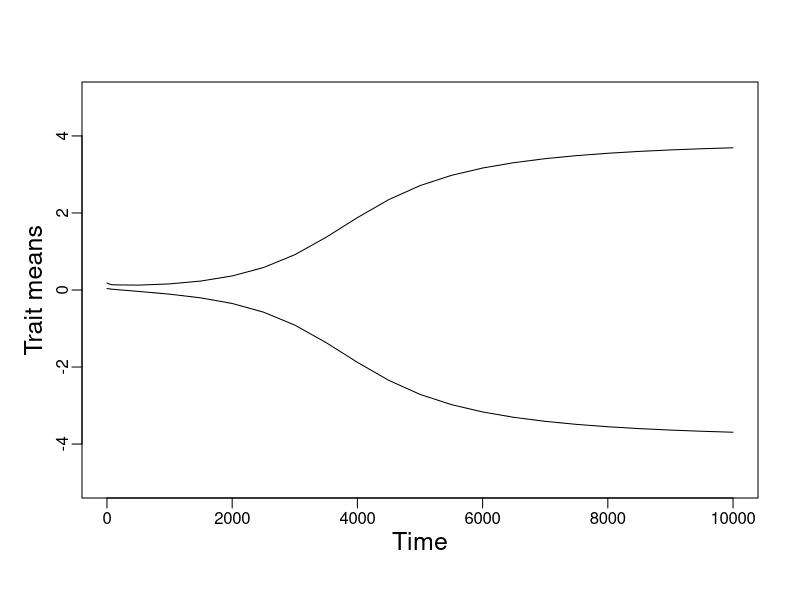
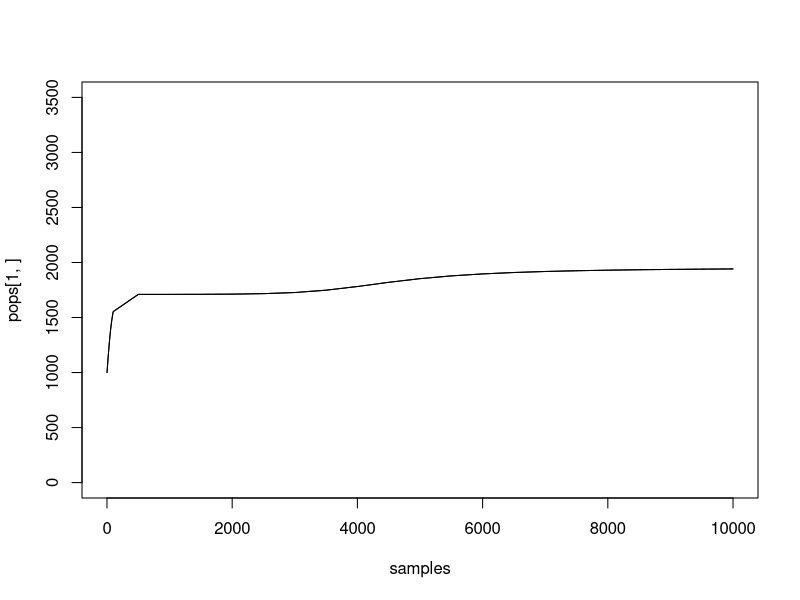
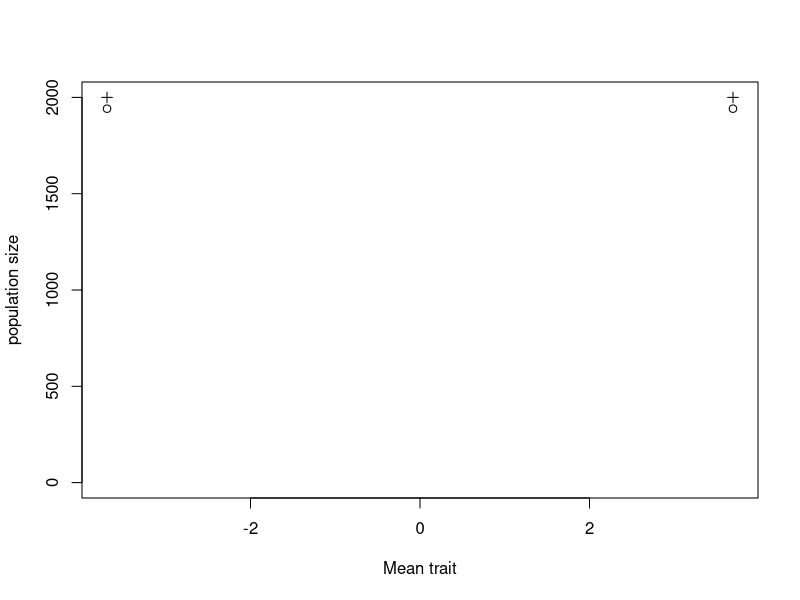

Here is the R script that generated these plots, in order: (Note: this script raises an error after producing the figures.)
require("tensor")
require(pracma)
library("igraph")
library("ggplot2")
library("reshape2")
library(truncnorm)



#Comeptitive kernel

erfun<-function(x){
  return(2 * pnorm(x * sqrt(2)) - 1)
}

alpha.gt<-function(a,b,omega,t){
  if(is.na(a)==TRUE | is.na(b)==TRUE){return(0)}
  alpha<-exp(-((a-b)^2/(omega)^2))
  denom<-(pi/2)*(erfun(t/omega)-erfun(-t/omega))
  alpha<-alpha/denom
  if(abs(a-b)>t){alpha<-0}
  return(alpha)           
}


alpha.tri<-function(a,b,t){
  if(is.na(a)==TRUE | is.na(b)==TRUE){return(0)}
  if(abs(a-b)>=t){return(alpha<-0)}
  slope<-1/t
  if(((a-b)>-t) & ((a-b)<=0)){alpha<-(1+(slope*(a-b)))}
  if(((a-b)>0) & ((a-b)<t)){alpha<-(1-(slope*(a-b)))}
  return(alpha)
}


# Model parameters
nsp<-2   #No. of species
n<-2   # No. of loci
geno<-seq(-5,5,l=2*n+1) #Vector of genotypes
nt<-length(geno)   # No. of genotypes
omega<-2
t<-0.5
a0<-1
a1<-0.5

    
#SK model of inheritance: Pre-calculate the probabilities of offspring having a genotype u if parents' genotypes are v and w.
#The output is a 3-d array 
haplR <- array(0, dim=rep(n+1,3))
for(i in 0:n) for(j in 0:i) for(k in 0:min(n,(i+j))){ 
  haplR[1+i,1+j,1+k] <- sum(dhyper(max(0, i+j-n):min(i, j), i, n-i, j) *
                              dbinom(k-(max(0, i+j-n):min(i,j)), i+j -
                                       2*(max(0, i+j-n):min(i, j)), prob=0.5))
}
for (k in 0:n) {
  haplR[,,1+k] <- haplR[,,1+k] + t(haplR[,,1+k])
  diag(haplR[,,1+k]) <- diag(haplR[,,1+k])/2
}
indexsum.haplR <- matrix(0, 2*n+1, 2*n+1)
for(k in 0:n){
  for(i in 0:n) indexsum.haplR[1+i,1+k] <- haplR[1+i,1,1+k]
  for(j in 0:n) indexsum.haplR[1+j+n,1+k] <- haplR[1+n,1+j,1+k]
}

R <- array(dim=rep(1+2*n, 3))
for (i in 0:(2*n)) for (j in 0:(2*n)) for (q in 0:(2*n)) {
  R[1+i,1+j,1+q] <- sum(indexsum.haplR[1+i,1+(0:q)] *
                          indexsum.haplR[1+j,1+q-(0:q)])
}



#Pre-calculate coefficients of competition between pairs of genotypes
A<-array(dim=c(nsp,nt,nsp,nt))
    
    for(x in 1:nsp){
      for(y in 1:nt){
        for(z in 1:nsp){
          for(xy in 1:nt)
            if(x==z){A[x,y,z,xy]<-1
              #a0*alpha.gt(geno[xy],geno[y],omega,t)
            } else{A[x,y,z,xy]<-a1*alpha.gt(geno[xy],geno[y],omega,t)}
        }
      }
    }


#Simluation

#Initial densities of genotypes across species.

N0<-t(replicate(nsp,sample(c(1,runif((nt-1),0.05,0.15)),nt,replace=FALSE)))
N0<-N0/rowSums(N0)

N.ini<-rep(1000,nsp)
K<-2*N.ini

r1<-0.25-(pnorm(-5.5,geno,1)+1-pnorm(5.5,geno,1))

r<-outer(rep(0.1,nsp),r1)

freqs<-matrix(nrow=nsp)
Npop<-matrix(nrow=nsp)


#Timepoints to record
samples<-ceiling(c(seq(1,100,length.out=10),seq(500,9999,length.out=20)))

Ngen<-N0

Np<-Ngen*N.ini

for(m in 1:10000){
  
  #Find the adjust the values for extinct phenotypes
  ext.sp<-which(rowSums(Np)!=0)
  exti.sp<-which(rowSums(Np)==0)
  Ngen[ext.sp,]<-Np[ext.sp,]/rowSums(Np)[ext.sp]
  Ngen[exti.sp,]<-0
  Ngen[Ngen<(10^(-8))] <- 0
  
  if(m%in%samples){
    Ngen1<-Ngen
    Ngen1[which(rowSums(Ngen1)==0),]<-NA
    freqs<-cbind(freqs,Ngen1)
    Npop<-cbind(Npop,Np)
  }
  
  #Reproduction process
  Ngen <- sapply(seq(dim(R)[3]),
                 function(i) rowSums(tensor::tensor(Ngen,R,2,1)[,,i]*Ngen))
  Np<-Ngen*rowSums(Np)
  
  #Selection process
  Np <- Np*(1+r*(1-(tensor::tensor(A, Np, c(3,4), c(1,2))/K)))
  Np[Np<1]<-0


}

freqs<-freqs[,-1]
#freqs<-cbind(Ng0,freqs)
Npop<-Npop[,-1]
#Npop<-cbind(Np0,Npop)

#Plot trajectory of trait means
tps<-rep(1:length(samples),each=nt)

means<-matrix(nrow=nsp,ncol=length(samples))
pops<-matrix(nrow=nsp,ncol=length(samples))
for(i in 1:length(samples)){
  samp<-freqs[,which(tps==i)]
  samp2<-Npop[,which(tps==i)]
  means[,i]<-apply(samp,1,function(j) sum(geno*j)) 
  pops[,i]<-rowSums(samp2)
}

plot(means[1,]~samples,type="l",ylim=c(-5,5),ylab="Trait means",xlab="Time",cex.lab=1.5,mgp=c(1.8,0.5,0))
for(i in 2:nrow(means)){
  lines(means[i,]~samples)
}

pop1<-apply(pops,2,function(j) length(which(j!=0)))


plot(pops[1,]~samples,type="l",ylim=c(0,3500))
for(i in 2:nsp){
  lines(pops[i,]~samples)
}

plot(pops[,length(samples)]~means[,length(samples)],ylab="population size",xlab="Mean trait",ylim=c(0,max(K)))
points(K~means[,length(samples)],pch=3)


#plot the trait trajectory with the line widths indicating the population sizes
par(mgp=c(axis.title.position, axis.label.position, axis.line.position))


tiff('SK_sample2.tiff', units="in", width=10, height=7, res=300)

plot(means[1,1:2]~samples[1:2],type="l",lwd=log(pops[1,2]+1)/2,xlim=c(0,max(samples)),ylim=c(-5,5),ylab="Trait mean",xlab="Time",
     mgp=c(1.5,0.3,0),cex.lab=1.5,font.lab=1.5)

for(i in 2:nsp){
  lines(means[i,1:2]~samples[1:2],lwd=log(pops[i,2]+1)/2)
}
for(j in 2:(length(samples)-1)){
  for(k in 1:nsp){
    lines(means[k,j:(j+1)]~samples[j:(j+1)],lwd=log(pops[k,(j+1)]+1)/2)
  }
}
dev.off()


#############################
#Beta analysis
#function to evaluate beta
beta.num<-function(a,b,omega,t){
  mean.a<-mean(a)
  int<-0
  for(i in 1:10000){
    a1<-sample(a,1)
    b1<-sample(b,1)
    int<-int+((a1-mean.a)*alpha.gt(a1,b1,omega,t))
  }
  int<-int/10000
  return(int)
}


#Choose converging pairs
means1<-means[order(means[,1]),]
diffs<-apply(means1,2,diff)
lms<-c()
for(i in 1:nrow(diffs)){
  lms<-c(lms,lm(diffs[i,]~samples)$coefficients[2])
}

pair<-c(which.min(lms),which.min(lms)+1)



beta.times1<-matrix(nrow=nrow(freqs),ncol=length(samples))

beta.times2<-matrix(nrow=nrow(freqs),ncol=length(samples))

freqs2<-freqs[order(means[,1]),]


tps<-rep(1:length(samples),each=nt)

for(i in 1:length(samples)){
  
  a1<-sample(geno,500,replace=TRUE,prob=freqs2[pair[1],which(tps==i)])
  a2<-sample(geno,500,replace=TRUE,prob=freqs2[pair[2],which(tps==i)])

  for(j in 1:nrow(freqs)){
    beta.times1[j,i]<-beta.num(a1,sample(geno,500,replace=TRUE,prob=freqs2[j,which(tps==i)]),omega,t)
    beta.times2[j,i]<-beta.num(a2,sample(geno,500,replace=TRUE,prob=freqs2[j,which(tps==i)]),omega,t)
  }
}
  

  



########################3
#Movie time! How the trait distributions change with time...

tps<-rep(1:length(samples),each=nt)
freqs1<-matrix(ncol=nt)
for(i in 1:length(samples)){
  freqs1<-rbind(freqs1,freqs[,which(tps==i)])
}
freqs1<-freqs1[-1,]
colnames(freqs1)<-geno
freqs2<-melt(freqs1)
freqs2<-cbind(rep(rep(samples,each=nsp),nt),rep(rep(1:nsp,length(samples)),nt),freqs2[,-1])
colnames(freqs2)<-c("time","species","genotype","frequency")

freqs2<-as.data.frame(freqs2)
freqs2$species<-as.factor(freqs2$species)
freqs2$time<-as.integer(freqs2$time)


p<-ggplot(subset(freqs2,time==1000), aes(x=genotype,y=frequency)) + geom_line(size=1.5) +  ylim(0,0.5)+
 facet_wrap(vars(species))
p
  transition_time(time)
  #facet_wrap(vars(species),nrow=2,ncol=5)+  ylim(0,0.5)
animate(p)

plot(freqs[1,which(tps==6)]~geno,type="l",ylim=c(0,0.5))  
for(i in 2:nsp){lines(freqs[i,which(tps==6)]~geno,col=i)}

#######################
